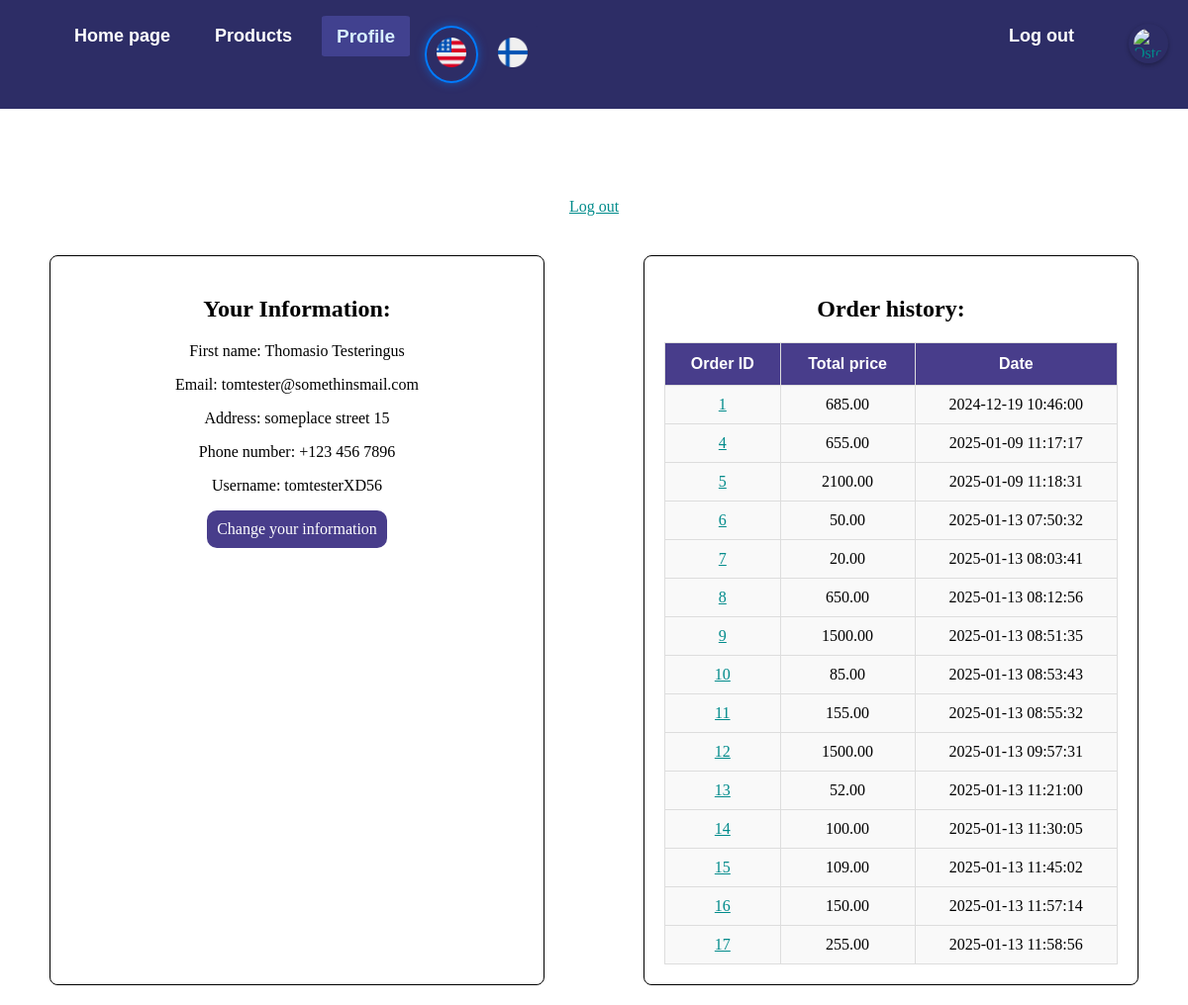
The page /index.php?page=profiili (signed in) on the database its author committed.
### tables this page shows
CREATE TABLE `members` (
  `member_id` int(11) NOT NULL,
  `firstname` varchar(50) NOT NULL,
  `lastname` varchar(50) NOT NULL,
  `email` varchar(50) NOT NULL,
  `address` varchar(50) NOT NULL,
  `phonenumber` varchar(20) NOT NULL,
  `username` varchar(50) NOT NULL,
  `password` varchar(100) NOT NULL,
  `language` varchar(2) NOT NULL DEFAULT 'fi'
);

CREATE TABLE `tilaukset` (
  `order_id` int(11) NOT NULL,
  `member_id` int(11) NOT NULL,
  `total_price` decimal(10,2) NOT NULL,
  `order_date` timestamp NOT NULL DEFAULT current_timestamp(),
  `Maksutapa` varchar(20) NOT NULL,
  `Toimitustapa` varchar(20) NOT NULL
);

### profiili.php (the view, shortened to what this page needs)
<?php
$link = mysqli_connect(DB_HOST, DB_USER, DB_PASSWORD, DB_DATABASE);
$qry = "SELECT address, phonenumber FROM Members WHERE member_id = ?";
$stmt = mysqli_prepare($link, $qry);
mysqli_stmt_bind_param($stmt, "i", $_SESSION['SESS_MEMBER_ID']);
mysqli_stmt_execute($stmt);
$result = mysqli_stmt_get_result($stmt);
$address = 'Ei tiedossa';
$phoneNumber = 'Ei tiedossa';
if ($result) {
    $userDetails = mysqli_fetch_assoc($result);
    $address = $userDetails['address'] ?? 'Ei tiedossa';
    $phoneNumber = $userDetails['phonenumber'] ?? 'Ei tiedossa';
}
$qry = "SELECT order_id, order_date, total_price FROM tilaukset WHERE member_id = ?";
$stmt = mysqli_prepare($link, $qry);
mysqli_stmt_bind_param($stmt, "i", $_SESSION['SESS_MEMBER_ID']);
mysqli_stmt_execute($stmt);
$result = mysqli_stmt_get_result($stmt);
$orderDetails = [];
if ($result) {
    while ($row = mysqli_fetch_assoc($result)) {
        $orderDetails[] = $row;
    }
}
?>
<body>
<div style="text-align: center;">
    <h1><?= $current_lang['Welcome']; ?> <?php echo htmlspecialchars($_SESSION['SESS_FIRST_NAME']);?></h1>
    <a href="index.php?page=logout"><?= $current_lang['logout']; ?></a>
    <div class="profile-content-container">
        <div class="profile-content-box">
            <h2 style="color: black;"><?= $current_lang['YourInfo']; ?></h2>
            <p><?= $current_lang['FirstName']; ?>: <?php echo htmlspecialchars($_SESSION['SESS_FIRST_NAME']);?> <?php echo htmlspecialchars($_SESSION['SESS_LAST_NAME']);?></p>
            <p><?= $current_lang['Email']; ?>: <?php echo htmlspecialchars($_SESSION['SESS_EMAIL']);?></p>
            <p><?= $current_lang['Address']; ?>: <?php echo htmlspecialchars($address); ?></p>
            <p><?= $current_lang['PhoneNmb']; ?>: <?php echo htmlspecialchars($phoneNumber); ?></p>
            <p><?= $current_lang['User']; ?>: <?php echo htmlspecialchars($_SESSION['SESS_LOGIN']);?></p>
            <a class="edit-btn" href="index.php?page=user-edit"><?= $current_lang['ChangeInfo']; ?></a>
        </div>
        <div class="profile-content-box">
            <h2 style="color: black;"><?= $current_lang['Orders']; ?>:</h2>
            <table class="orders-table" style="width: 100%; border-collapse: collapse; color: black;">
                <thead>
                    <tr>
                        <th><?= $current_lang['OrderID']; ?></th>
                        <th><?= $current_lang['Total']; ?></th>
                        <th><?= $current_lang['Date']; ?></th>
                    </tr>
                </thead>
                <tbody>
                    <?php if (!empty($orderDetails)): ?>
                        <?php foreach ($orderDetails as $order): ?>
                            <tr>
                                <td>
                                    <a href="index.php?page=profiili&order_id=<?php echo $order['order_id']; ?>">
                                        <?php echo htmlspecialchars($order['order_id']); ?>
                                    </a>
                                </td>
                                <td><?php echo htmlspecialchars($order['total_price']); ?></td>
                                <td><?php echo htmlspecialchars($order['order_date']); ?></td>
                            </tr>
                        <?php endforeach; ?>
                    <?php else: ?>
                        <tr>
                            <td colspan="4" style="text-align: center;"><?= $current_lang['NoOrders']; ?></td>
                        </tr>
                    <?php endif; ?>
                </tbody>
            </table>
        </div>
    </div>
</div>
</body>
</html>

### style.css (style rules this page uses)
body { background-image: url('https://live.staticflickr.com/8230/8410882716_2604e5af6b_b.jpg'); }
a { color: darkcyan; }
html, body { margin: 0; padding: 0; box-sizing: border-box; }
th, b { color:white; font-family: Arial, Helvetica, sans-serif; }
h1 { font-size: 3vw; color: white; font-family: 'Trebuchet MS', 'Lucida Sans Unicode', 'Lucida Grande', 'Lucida Sans', Arial, sans-serif; }
p, b { color: white; }
.edit-btn { background-color: darkslateblue; padding: 10px; text-decoration: none; color: white; border-radius: 10px; transition: transform 0.3s ease-in; display: inline-block; }
.profile-content-box { background-color: white; border-radius: 10px; padding: 15px; max-width: 500px; margin: 20px auto; box-sizing: border-box; }
.profile-content-box p { color: black; }

### profiili.php (style rules this page uses)
.profile-content-container { display: flex; justify-content: space-between; margin-top: 20px; }
.profile-content-box { width: 48%; box-sizing: border-box; padding: 20px; color: white; border-radius: 8px; border: 1px solid black; }
.orders-table { width: 100%; border-collapse: collapse; margin-top: 10px; font-size: 16px; text-align: left; }
.orders-table th { background-color: darkslateblue; color: white; padding: 12px 15px; border: 1px solid #ddd; }
.orders-table td { padding: 10px 15px; border: 1px solid #ddd; background-color: #f9f9f9; }
p { color: black; }
th, td { text-align: center; }

### rows shown on the page
members: address "someplace street 15", phonenumber "+123 456 7896"
tilaukset: order_id "1", total_price "685.00", order_date "2024-12-19 10:46:00"
tilaukset: order_id "4", total_price "655.00", order_date "2025-01-09 11:17:17"
tilaukset: order_id "5", total_price "2100.00", order_date "2025-01-09 11:18:31"
tilaukset: order_id "6", total_price "50.00", order_date "2025-01-13 07:50:32"
tilaukset: order_id "7", total_price "20.00", order_date "2025-01-13 08:03:41"
tilaukset: order_id "8", total_price "650.00", order_date "2025-01-13 08:12:56"
tilaukset: order_id "9", total_price "1500.00", order_date "2025-01-13 08:51:35"
tilaukset: order_id "10", total_price "85.00", order_date "2025-01-13 08:53:43"
tilaukset: order_id "11", total_price "155.00", order_date "2025-01-13 08:55:32"
tilaukset: order_id "12", total_price "1500.00", order_date "2025-01-13 09:57:31"
tilaukset: order_id "13", total_price "52.00", order_date "2025-01-13 11:21:00"
tilaukset: order_id "14", total_price "100.00", order_date "2025-01-13 11:30:05"
tilaukset: order_id "15", total_price "109.00", order_date "2025-01-13 11:45:02"
tilaukset: order_id "16", total_price "150.00", order_date "2025-01-13 11:57:14"
tilaukset: order_id "17", total_price "255.00", order_date "2025-01-13 11:58:56"

### other values the page prints
$current_lang['homepage'] "Home page"
$current_lang['products'] "Products"
$current_lang['profile'] "Profile"
$current_lang['logout'] "Log out"
$current_lang['YourInfo'] "Your Information:"
$current_lang['FirstName'] "First name"
$_SESSION['SESS_FIRST_NAME'] "Thomasio"
$_SESSION['SESS_LAST_NAME'] "Testeringus"
$current_lang['Email'] "Email"
$_SESSION['SESS_EMAIL'] "tomtester@somethinsmail.com"
$current_lang['Address'] "Address"
$current_lang['PhoneNmb'] "Phone number"
$current_lang['User'] "Username"
$_SESSION['SESS_LOGIN'] "tomtesterXD56"
$current_lang['ChangeInfo'] "Change your information"
